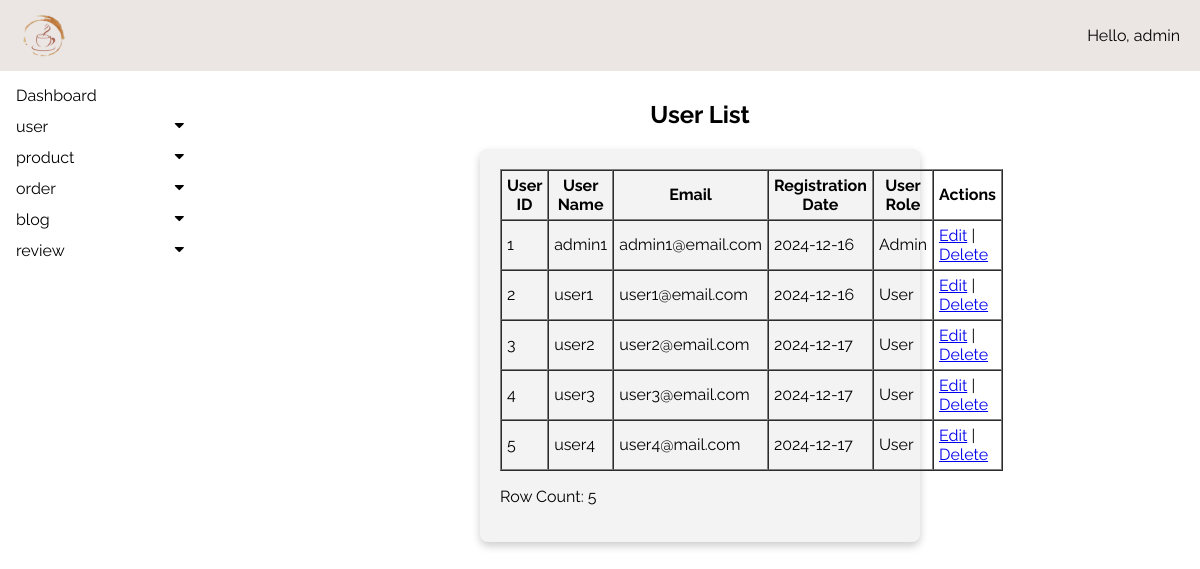
/admin/modules/users/viewUsers.php, run on the app's committed database.
### tables this page shows
CREATE TABLE `user` (
  `userID` int(11) NOT NULL,
  `userName` varchar(100) NOT NULL,
  `userPwd` varchar(255) NOT NULL,
  `userEmail` varchar(100) NOT NULL,
  `regDate` date NOT NULL DEFAULT current_timestamp(),
  `userRoles` int(2) NOT NULL DEFAULT 2 COMMENT '1 - System Admin, 2 - Normal User'
);

### admin/modules/users/viewUsers.php (the view, shortened to what this page needs)
<?php
include("../../config/config.php");
?>
<!DOCTYPE html>
<html lang="en">
<head>
    <link rel="stylesheet" href="https://cdnjs.cloudflare.com/ajax/libs/font-awesome/4.7.0/css/font-awesome.min.css">
    <link rel="stylesheet" type="text/css" href="<?php echo ADMIN_BASE_URL; ?>/css/admin.css">
</head>
<body>
    <div class="topNav">
        <div class="logo-container">
            <a href="http://localhost/ppms/admin/"><img src="http://localhost/ppms/img/icon.png" alt="logo"
                    class="logo"></a>
        </div>
        <div>
            <p>Hello, admin</p>
        </div>
    </div>
    <?php include("../../includes/sideNav.php"); ?>
    <div class="main">
        <h2 style="text-align: center;">User List</h2>
        <div class="rowform">
            <?php
            $sql_user = "SELECT userID, userName, userEmail, regDate, userRoles FROM user ORDER BY userID ASC";
            $result = mysqli_query($conn, $sql_user);
            $rowcount = mysqli_num_rows($result);
            if ($rowcount > 0) {
                echo "<table border='1' cellpadding='5' cellspacing='0' width='100%'>";
                echo "<tr>";
                echo "<th>User ID</th>";
                echo "<th>User Name</th>";
                echo "<th>Email</th>";
                echo "<th>Registration Date</th>";
                echo "<th>User Role</th>";
                echo "<th>Actions</th>";
                echo "</tr>";
                while ($row = mysqli_fetch_assoc($result)) {
                    echo "<tr>";
                    echo "<td>" . htmlspecialchars($row["userID"]) . "</td>";
                    echo "<td>" . htmlspecialchars($row["userName"]) . "</td>";
                    echo "<td>" . htmlspecialchars($row["userEmail"]) . "</td>";
                    echo "<td>" . htmlspecialchars($row["regDate"]) . "</td>";
                    echo "<td>" . ($row["userRoles"] == 1 ? 'Admin' : 'User') . "</td>";
                    echo "<td>";
                    echo "<a href='editUser.php?id=" . urlencode($row["userID"]) . "'>Edit</a> | ";
                    echo "<a href='?action=delete&id=" . urlencode($row["userID"]) . "' onclick='return confirm(\"Are you sure you want to delete this user?\");'>Delete</a>";
                    echo "</td>";
                    echo "</tr>";
                }
                echo "</table>";
                echo "<p>Row Count: $rowcount</p>";
            } else {
                echo "<p>No users found.</p>";
            }
            ?>
        </div>
    </div>
</body>
</html>

### admin/css/admin.css (style rules this page uses)
body { font-family: "Raleway", sans-serif; margin: 0; padding: 0; background-color: white; }
.topNav { display: flex; justify-content: space-between; align-items: center; background-color:#ebe6e4; color: black; padding: 10px 20px; position: fixed; top: 0; left: 0; width: 100%; z-index: 2; box-sizing: border-box; }
.topNav img { height: 50px; }
.topNav a { color: black; text-decoration: none; font-size: 16px; display: flex; align-items: center; }
.main { margin-top: 70px; margin-left: 200px; padding: 10px 10px; }
.rowform { max-width: 400px; padding: 20px; background-color: #f3f3f3; border-radius: 8px; box-shadow: 0 4px 8px rgba(0, 0, 0, 0.2); margin: auto; }

### data on the page
user: userID "1", userName "admin1", userEmail "admin1@email.com", regDate "2024-12-16", userRoles "Admin"
user: userID "2", userName "user1", userEmail "user1@email.com", regDate "2024-12-16", userRoles "User"
user: userID "3", userName "user2", userEmail "user2@email.com", regDate "2024-12-17", userRoles "User"
user: userID "4", userName "user3", userEmail "user3@email.com", regDate "2024-12-17", userRoles "User"
user: userID "5", userName "user4", userEmail "user4@mail.com", regDate "2024-12-17", userRoles "User"

### other printed values
$rowcount "5"
